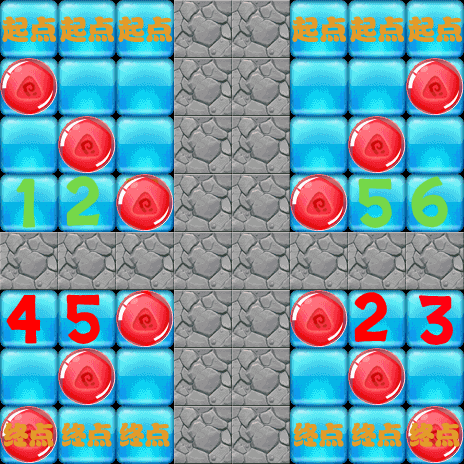

Below is a game level as drawn by its tile map, then a one-line description and the .tmx that defines it (tile-layer data replaced by summaries):
An orthogonal 8x8 tile map with 58x58 px tiles, 8 tile layers (1-layer, 2-layer, 3-layer, 4-layer, ...).

<map version="1.0" orientation="orthogonal" renderorder="right-down" width="8" height="8" tilewidth="58" tileheight="58">
 <tileset firstgid="1" name="backgroundBlock" tilewidth="58" tileheight="58">
  <image source="backgroundBlock.png" width="348" height="870" />
 </tileset>
 <layer name="1-layer" width="8" height="8">
  <data>[64 cells, 23 non-empty, 1 distinct tile ids]</data>
 </layer>
 <layer name="2-layer" width="8" height="8">
  <data>[64 cells, 58 non-empty, 1 distinct tile ids]</data>
 </layer>
 <layer name="3-layer" width="8" height="8">
  <data>[64 cells, 43 non-empty, 1 distinct tile ids]</data>
 </layer>
 <layer name="4-layer" width="8" height="8">
  <data>[64 cells, 63 non-empty, 2 distinct tile ids]</data>
 </layer>
 <layer name="5-layer" width="8" height="8">
  <data>[64 cells, 49 non-empty, 13 distinct tile ids]</data>
 </layer>
 <layer name="6-layer" width="8" height="8">
  <data>[64 cells, 55 non-empty, 3 distinct tile ids]</data>
 </layer>
 <layer name="7-layer" width="8" height="8">
  <data>[64 cells, 63 non-empty, 1 distinct tile ids]</data>
 </layer>
 <layer name="8-layer" width="8" height="8">
  <data>[64 cells, 63 non-empty, 3 distinct tile ids]</data>
 </layer>
</map>
